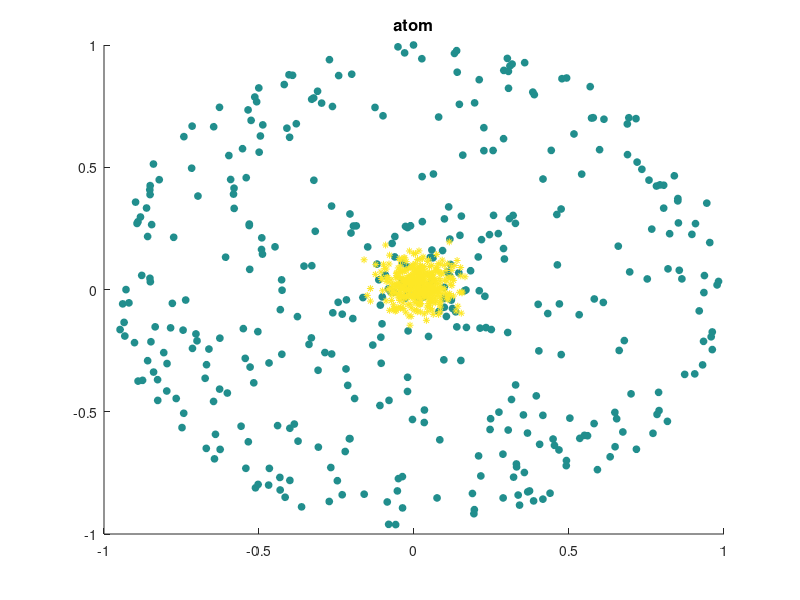

The MATLAB script that drew this image: (Note: this script raises an error after producing the figure.)
clear all; 
clc; 
close all;
load atom.txt;
data = atom(:,1:(end-1));
tic
data = data - repmat(mean(data),size(data,1),1);
data = data/max(max(abs(data)));
			
true_label = atom(:,end);


NClusters = max(true_label);

figure
hold on
cmap=colormap;
for i=1:NClusters
       ic=int8((i*64.)/(NClusters*1.));

       if NClusters<=12
               switch i
                case 1
                      plot(data(true_label==i,1),data(true_label==i,2),'o','MarkerSize',5,'MarkerFaceColor',cmap(ic,:),'MarkerEdgeColor',cmap(ic,:));
                case 2
                      plot(data(true_label==i,1),data(true_label==i,2),'*','MarkerSize',5,'MarkerFaceColor',cmap(ic,:),'MarkerEdgeColor',cmap(ic,:));
                case 3
                      plot(data(true_label==i,1),data(true_label==i,2),'x','MarkerSize',5,'MarkerFaceColor',cmap(ic,:),'MarkerEdgeColor',cmap(ic,:));
                case 4
                      plot(data(true_label==i,1),data(true_label==i,2),'+','MarkerSize',5,'MarkerFaceColor',cmap(ic,:),'MarkerEdgeColor',cmap(ic,:));
                case 5
                      plot(data(true_label==i,1),data(true_label==i,2),'s','MarkerSize',5,'MarkerFaceColor',cmap(ic,:),'MarkerEdgeColor',cmap(ic,:));
                case 6
                      plot(data(true_label==i,1),data(true_label==i,2),'d','MarkerSize',5,'MarkerFaceColor',cmap(ic,:),'MarkerEdgeColor',cmap(ic,:));
                case 7
                      plot(data(true_label==i,1),data(true_label==i,2),'v','MarkerSize',5,'MarkerFaceColor',cmap(ic,:),'MarkerEdgeColor',cmap(ic,:));
                case 8
                      plot(data(true_label==i,1),data(true_label==i,2),'^','MarkerSize',5,'MarkerFaceColor',cmap(ic,:),'MarkerEdgeColor',cmap(ic,:));
                case 9
                      plot(data(true_label==i,1),data(true_label==i,2),'<','MarkerSize',5,'MarkerFaceColor',cmap(ic,:),'MarkerEdgeColor',cmap(ic,:));
                case 10
                      plot(data(true_label==i,1),data(true_label==i,2),'>','MarkerSize',5,'MarkerFaceColor',cmap(ic,:),'MarkerEdgeColor',cmap(ic,:));
                case 11
                      plot(data(true_label==i,1),data(true_label==i,2),'p','MarkerSize',5,'MarkerFaceColor',cmap(ic,:),'MarkerEdgeColor',cmap(ic,:));
                case 12
                      plot(data(true_label==i,1),data(true_label==i,2),'h','MarkerSize',5,'MarkerFaceColor',cmap(ic,:),'MarkerEdgeColor',cmap(ic,:));
               end
               
       else
            plot(data(true_label==i,1),data(true_label==i,2),'.','MarkerSize',5,'MarkerFaceColor',cmap(ic,:),'MarkerEdgeColor',cmap(ic,:));	
       end % end of if 					  

end %end of for
title('atom','FontSize',12.0)	
hold off

% build kd-tree
NS = createns(data,'NSMethod','kdtree');

dim = size(data,2);
num = size(data,1);

% search knn for every points
knn = 40;
find_k = 7;
max_time = 2; % 用以判断是否为邻近群
max_nei = 10;
num_k = knn + 1 ;  %knn+1,for thr first con
nei = zeros(num, num_k); % record nei index
dist = zeros(num, num_k); % record nei distance
min_ther = 2;
%%%%%%%%%%%%%%%%%%%%%%%%%%%%%%%%%%%%%%%%%%%%%%%%%%%%%%%%%%
%% 初次筛选候选中心点
% 遍历，对每个点求k近邻以及k近邻与其的平均距离，代表密度
for i = 1:num
    [nei(i,:), dist(i,:)] = knnsearch(NS,data(i,:),'k',num_k);
    mean_dist(i,:) = mean(dist(i,:));
end
nei(:,1) = []; % 消除该点本身
dist(:,1) = [];

% 对密度排序，从密度大的向下遍历，确定局部中心
[mean_dist_sort, id_all_sort] = sort(mean_dist, 'ascend'); % 所有点根据平均距离排序

center_id1 = [];
for i = 1: num 
    p1 = id_all_sort(i);
    dist_p1 = mean_dist_sort(i);
    same_point = intersect(nei(p1,1:find_k),center_id1);
    dist_nei = mean_dist(nei(p1,1:find_k));
   
     % 如果该点比起大部分邻居点的密度都小，则不作为can
    if isempty (same_point) && (dist_p1 <= mean(dist_nei))
        center_id1 = [center_id1 ,p1];
    end
    
end   

fprintf('step 1: knn \n');

%%%%%%%%%%%%%%%%%%%%%%%%%%%%%%%%%%%%%%%%%%%%%%%%%%%%%%%%%%%%%%%%%%
center_can = center_id1;
num_can = length(center_can);
fprintf('step 2 down: reverse select\n');

%%%%%%%%%%%%%%%%%%%%%%%%%%%%%%%%%%%%%%%%%%%%%%%%%%%%%%%%%%%%%%%%%%%%
%% 选取中心
% 记录每一个can的N次搜寻近邻
% 对所有can，一一寻找重叠近邻
% 如果遍历时无标记，则将该点视为中心，若有标记，则视为非中心

for i= 1:num_can    
    p1 = center_can(i);
    [nei_temp] = find_nei(nei, p1, max_nei, max_time);
    nei_all{i} = nei_temp{2};% 记录每一个can的N次搜寻近邻
    nei_1(i,:) = [p1,nei(p1,:)];
end

cl_can = zeros(num_can, 1);
center_id = 0;
center_temp = [];
cl = zeros(num,1) -1; % 记录所有center属于的类
center_no = [];

for i= 1:num_can
   
    p1 = i; % 从密度最大的开始寻找
    dist_p1 = mean_dist(center_can(p1));
    if cl_can(p1) == 0
       center_id = center_id + 1;
       cl_can(p1) = center_id;
       center_temp = [center_temp; center_can(p1)];
    end

    for j = i+1:num_can
        p2 = j;
        dist_p2 = mean_dist(center_can(p2));
             
        nei_same2 = intersect(nei_all{p1},nei_all{p2});
 
        if isempty(nei_same2)
            continue
        end
        
        if cl_can(p2) == cl_can(p1)
            continue
        end
        
        dist_same = mean_dist(nei_same2);

        mean_dist_same = mean(dist_same);
        min_diast_same = min(dist_same);
        max_dist_center = max(dist_p2, dist_p1);  
        mean_dist_center = (dist_p2+dist_p1)/2;
        num1 = find(dist_same<max_dist_center);
        ther = (length(nei_all{p1}) + length(nei_all{p2})) / 5;
        
        length_same = length(nei_same2);
        
        turn = 0;
        if length_same >= ther
            turn = 1;
        elseif length_same > min_ther && mean_dist_same < max_dist_center
            turn = 1;
        elseif length_same > ther/2 && min_diast_same < max_dist_center
            turn = 1;
        end
        
        
        if turn == 1
     
           if cl_can(p2) == 0
              cl_can(p2) = cl_can(p1);
                            
           else
		   
              if  cl_can(p1) > cl_can(p2)
                  point_p1 = find(cl_can == cl_can(p1));
                  cl_can(point_p1) = cl_can(p2);
                  center_p1 = center_can(point_p1);
                  center_temp = setdiff(center_temp, center_p1);
              else
                  point_p2 = find(cl_can == cl_can(p2));
                  cl_can(point_p2) = cl_can(p1);
                  center_p2 = center_can(point_p2);
                  center_temp = setdiff(center_temp, center_p2);
              end
			  
           end
        
        end
        
    end
    
end

center_is = center_temp;
for i = 1:num_can
    cl(center_can(i)) = cl_can(i);
end

fprintf('step 3 down: select center can\n');
%%%%%%%%%%%%%%%%%%%%%%%%%%%%%%%%%%%%%%%%%%%%%%%%%%%%%%%%%%%%%%%%%%%%%%%%%%%%% 
%% 将标签连续化：1234
NClusters = max(cl);
id = [];
ture_length = length(unique(cl_can));
for i = 1:ture_length
    index = find(cl == i);
    if isempty(index)
        id = [id,i];
    end
end

j = 1; 
for i = (ture_length + 1) : NClusters
    index = find(cl == i);
    if ~isempty(index)
        cl(index) = id(j);
        j = j + 1;
    end
end

NClusters = max(cl);
fprintf('step 4 down: select real center\n');

%% 画骨架的聚类图
label = cl;
figure
hold on
cmap=colormap;
for i=1:NClusters
       ic=int8((i*64.)/(NClusters*1.));

       if NClusters<=12
               switch i
                case 1
                      plot(data(label==i,1),data(label==i,2),'o','MarkerSize',6,'MarkerFaceColor',cmap(ic,:),'MarkerEdgeColor',cmap(ic,:));
                case 2
                      plot(data(label==i,1),data(label==i,2),'o','MarkerSize',6,'MarkerFaceColor',cmap(ic,:),'MarkerEdgeColor',cmap(ic,:));
                case 3
                      plot(data(label==i,1),data(label==i,2),'o','MarkerSize',6,'MarkerFaceColor',cmap(ic,:),'MarkerEdgeColor',cmap(ic,:));
                case 4
                      plot(data(label==i,1),data(label==i,2),'o','MarkerSize',6,'MarkerFaceColor',cmap(ic,:),'MarkerEdgeColor',cmap(ic,:));
                case 5
                      plot(data(label==i,1),data(label==i,2),'o','MarkerSize',6,'MarkerFaceColor',cmap(ic,:),'MarkerEdgeColor',cmap(ic,:));
                case 6
                      plot(data(label==i,1),data(label==i,2),'o','MarkerSize',6,'MarkerFaceColor',cmap(ic,:),'MarkerEdgeColor',cmap(ic,:));
                case 7
                      plot(data(label==i,1),data(label==i,2),'o','MarkerSize',6,'MarkerFaceColor',cmap(ic,:),'MarkerEdgeColor',cmap(ic,:));
                case 8
                      plot(data(label==i,1),data(label==i,2),'o','MarkerSize',6,'MarkerFaceColor',cmap(ic,:),'MarkerEdgeColor',cmap(ic,:));
                case 9
                      plot(data(label==i,1),data(label==i,2),'o','MarkerSize',6,'MarkerFaceColor',cmap(ic,:),'MarkerEdgeColor',cmap(ic,:));
                case 10
                      plot(data(label==i,1),data(label==i,2),'o','MarkerSize',6,'MarkerFaceColor',cmap(ic,:),'MarkerEdgeColor',cmap(ic,:));
                case 11
                      plot(data(label==i,1),data(label==i,2),'o','MarkerSize',6,'MarkerFaceColor',cmap(ic,:),'MarkerEdgeColor',cmap(ic,:));
                case 12
                      plot(data(label==i,1),data(label==i,2),'o','MarkerSize',6,'MarkerFaceColor',cmap(ic,:),'MarkerEdgeColor',cmap(ic,:));
                end

       else
            plot(data(label==i,1),data(label==i,2),'.','MarkerSize',6,'MarkerFaceColor',cmap(ic,:),'MarkerEdgeColor',cmap(ic,:));	
       end % end of if 			  

end %end of for
hold on
id = center_is(:,1);
for i = 1:length(id)
%     i
    plot(data(id(i),1),data(id(i),2), '*','MarkerSize',15,'MarkerFaceColor','k','MarkerEdgeColor','k');
    plot(data(id(i),1),data(id(i),2), 'o','MarkerSize',8,'MarkerFaceColor','k','MarkerEdgeColor','k');
%     pause
end
title('atom','FontSize',18.0)

%%%%%%%%%%%%%%%%%%%%%%%%%%%%%%%%%%%%%%%%%%%%%%%%%%%%%%%%%%%%%%%%%%%%%%%%%%%%
%% 分配剩余点

% can的1次最近邻直接分配给can，剩余点按照最近邻原则分配
for i = 1:num_can
    nei_i = [];
    p1 = center_can(i);
    cl_p1 = cl(p1);
    nei_i = nei(p1,1:max_nei);
    cl(nei_i) = cl_p1;
end
nei_num = 0;

% 非can的一次最近邻，分配给离其最近的can，最近距离大的部分点可以考虑设置为噪声
halo_can = find(cl == -1);
data_can = data(center_can,:);
for i = 1:length(halo_can)
    p1 = halo_can(i);
    data_p1 = data(p1,:);    
    for j = 1:num_can
        dist_temp(j) = sqrt(sum((data_p1 - data_can(j,:)) .^ 2));
    end
    [dist_p1(i), id] = min(dist_temp); 
    cl(p1) = cl(center_can(id));
end
fprintf('step 5 down: clustering');
%%%%%%%%%%%%%%%%%%%%%%%%%%%%%%%%%%%%%%%%%%%%%%%%%%%%%%%%%%%%%%%%%%%%%%%%%%%%
%% 画图
label = cl;
figure
hold on
cmap=colormap;
for i=1:NClusters
       ic=int8((i*64.)/(NClusters*1.));

       if NClusters<=12
               switch i
                case 1
                      plot(data(label==i,1),data(label==i,2),'o','MarkerSize',5,'MarkerFaceColor',cmap(ic,:),'MarkerEdgeColor',cmap(ic,:));
                case 2
                      plot(data(label==i,1),data(label==i,2),'*','MarkerSize',5,'MarkerFaceColor',cmap(ic,:),'MarkerEdgeColor',cmap(ic,:));
                case 3
                      plot(data(label==i,1),data(label==i,2),'x','MarkerSize',5,'MarkerFaceColor',cmap(ic,:),'MarkerEdgeColor',cmap(ic,:));
                case 4
                      plot(data(label==i,1),data(label==i,2),'+','MarkerSize',5,'MarkerFaceColor',cmap(ic,:),'MarkerEdgeColor',cmap(ic,:));
                case 5
                      plot(data(label==i,1),data(label==i,2),'s','MarkerSize',5,'MarkerFaceColor',cmap(ic,:),'MarkerEdgeColor',cmap(ic,:));
                case 6
                      plot(data(label==i,1),data(label==i,2),'d','MarkerSize',5,'MarkerFaceColor',cmap(ic,:),'MarkerEdgeColor',cmap(ic,:));
                case 7
                      plot(data(label==i,1),data(label==i,2),'v','MarkerSize',5,'MarkerFaceColor',cmap(ic,:),'MarkerEdgeColor',cmap(ic,:));
                case 8
                      plot(data(label==i,1),data(label==i,2),'^','MarkerSize',5,'MarkerFaceColor',cmap(ic,:),'MarkerEdgeColor',cmap(ic,:));
                case 9
                      plot(data(label==i,1),data(label==i,2),'<','MarkerSize',5,'MarkerFaceColor',cmap(ic,:),'MarkerEdgeColor',cmap(ic,:));
                case 10
                      plot(data(label==i,1),data(label==i,2),'>','MarkerSize',5,'MarkerFaceColor',cmap(ic,:),'MarkerEdgeColor',cmap(ic,:));
                case 11
                      plot(data(label==i,1),data(label==i,2),'p','MarkerSize',5,'MarkerFaceColor',cmap(ic,:),'MarkerEdgeColor',cmap(ic,:));
                case 12
                      plot(data(label==i,1),data(label==i,2),'h','MarkerSize',5,'MarkerFaceColor',cmap(ic,:),'MarkerEdgeColor',cmap(ic,:));
                end

       else
            plot(data(label==i,1),data(label==i,2),'.','MarkerSize',5,'MarkerFaceColor',cmap(ic,:),'MarkerEdgeColor',cmap(ic,:));	
       end % end of if 			  

end %end of for

hold on
id = center_is(:,1);
for i = 1:length(id)
%     i
    plot(data(id(i),1),data(id(i),2), '*','MarkerSize',15,'MarkerFaceColor','k','MarkerEdgeColor','k');
    plot(data(id(i),1),data(id(i),2), 'o','MarkerSize',8,'MarkerFaceColor','k','MarkerEdgeColor','k');
%     pause
end

title('atom','FontSize',18.0)
toc
%%%%%%%%%%%%%%%%%%%%%%%%%%%%%%%%%%%%%%%%%%%%%%%%%%%%  FMI,ARI,NMI  %%%%%%%%%%%%%%%%%%%%%%%%%%%%%%%%%%%%%%%%%%%%%%%%%%%%%%%%%%%%%%%%%%%%%%%%%%%%%%%%%%%%%%%%

DPCFMI = FMI(true_label(:),cl(:));
fprintf('FMI value of DPC on atom dataset %i \n', DPCFMI);
[cluster_acc,randindex,DPCARI] = ARI(true_label(:),cl(:));
fprintf('ARI value of DPC on atom dataset %i \n', DPCARI);
DPCNMI = NMI(true_label(:),cl(:));
fprintf('NMI value of DPC on atom dataset %i \n', DPCNMI);
